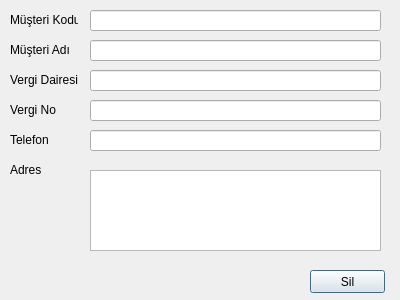
<?xml version="1.0" encoding="UTF-8"?>
<ui version="4.0">
 <class>Firmasil</class>
 <widget class="QDialog" name="Firmasil">
  <property name="geometry">
   <rect>
    <x>0</x>
    <y>0</y>
    <width>400</width>
    <height>300</height>
   </rect>
  </property>
  <property name="windowTitle">
   <string>Müşteri Sil</string>
  </property>
  <widget class="QLabel" name="label">
   <property name="geometry">
    <rect>
     <x>10</x>
     <y>10</y>
     <width>68</width>
     <height>20</height>
    </rect>
   </property>
   <property name="text">
    <string>Müşteri Kodu</string>
   </property>
  </widget>
  <widget class="QLineEdit" name="lineEdit">
   <property name="geometry">
    <rect>
     <x>90</x>
     <y>10</y>
     <width>291</width>
     <height>21</height>
    </rect>
   </property>
  </widget>
  <widget class="QLineEdit" name="lineEdit_2">
   <property name="geometry">
    <rect>
     <x>90</x>
     <y>40</y>
     <width>291</width>
     <height>21</height>
    </rect>
   </property>
  </widget>
  <widget class="QLabel" name="label_2">
   <property name="geometry">
    <rect>
     <x>10</x>
     <y>40</y>
     <width>68</width>
     <height>20</height>
    </rect>
   </property>
   <property name="text">
    <string>Müşteri Adı</string>
   </property>
  </widget>
  <widget class="QLineEdit" name="lineEdit_3">
   <property name="geometry">
    <rect>
     <x>90</x>
     <y>70</y>
     <width>291</width>
     <height>21</height>
    </rect>
   </property>
  </widget>
  <widget class="QLabel" name="label_3">
   <property name="geometry">
    <rect>
     <x>10</x>
     <y>70</y>
     <width>68</width>
     <height>20</height>
    </rect>
   </property>
   <property name="text">
    <string>Vergi Dairesi</string>
   </property>
  </widget>
  <widget class="QLineEdit" name="lineEdit_4">
   <property name="geometry">
    <rect>
     <x>90</x>
     <y>100</y>
     <width>291</width>
     <height>21</height>
    </rect>
   </property>
  </widget>
  <widget class="QLabel" name="label_4">
   <property name="geometry">
    <rect>
     <x>10</x>
     <y>100</y>
     <width>68</width>
     <height>20</height>
    </rect>
   </property>
   <property name="text">
    <string>Vergi No</string>
   </property>
  </widget>
  <widget class="QLabel" name="label_5">
   <property name="geometry">
    <rect>
     <x>10</x>
     <y>130</y>
     <width>68</width>
     <height>20</height>
    </rect>
   </property>
   <property name="text">
    <string>Telefon</string>
   </property>
  </widget>
  <widget class="QLineEdit" name="lineEdit_5">
   <property name="geometry">
    <rect>
     <x>90</x>
     <y>130</y>
     <width>291</width>
     <height>21</height>
    </rect>
   </property>
  </widget>
  <widget class="QLabel" name="label_6">
   <property name="geometry">
    <rect>
     <x>10</x>
     <y>160</y>
     <width>68</width>
     <height>20</height>
    </rect>
   </property>
   <property name="text">
    <string>Adres</string>
   </property>
  </widget>
  <widget class="QTextEdit" name="textEdit">
   <property name="geometry">
    <rect>
     <x>90</x>
     <y>170</y>
     <width>291</width>
     <height>81</height>
    </rect>
   </property>
  </widget>
  <widget class="QPushButton" name="pushButton">
   <property name="geometry">
    <rect>
     <x>310</x>
     <y>270</y>
     <width>75</width>
     <height>23</height>
    </rect>
   </property>
   <property name="text">
    <string>Sil</string>
   </property>
  </widget>
 </widget>
 <resources/>
 <connections>
  <connection>
   <sender>pushButton</sender>
   <signal>clicked()</signal>
   <receiver>Firmasil</receiver>
   <slot>close()</slot>
   <hints>
    <hint type="sourcelabel">
     <x>318</x>
     <y>277</y>
    </hint>
    <hint type="destinationlabel">
     <x>41</x>
     <y>245</y>
    </hint>
   </hints>
  </connection>
  <connection>
   <sender>lineEdit</sender>
   <signal>returnPressed()</signal>
   <receiver>Firmasil</receiver>
   <slot>close()</slot>
   <hints>
    <hint type="sourcelabel">
     <x>111</x>
     <y>17</y>
    </hint>
    <hint type="destinationlabel">
     <x>35</x>
     <y>194</y>
    </hint>
   </hints>
  </connection>
 </connections>
</ui>
